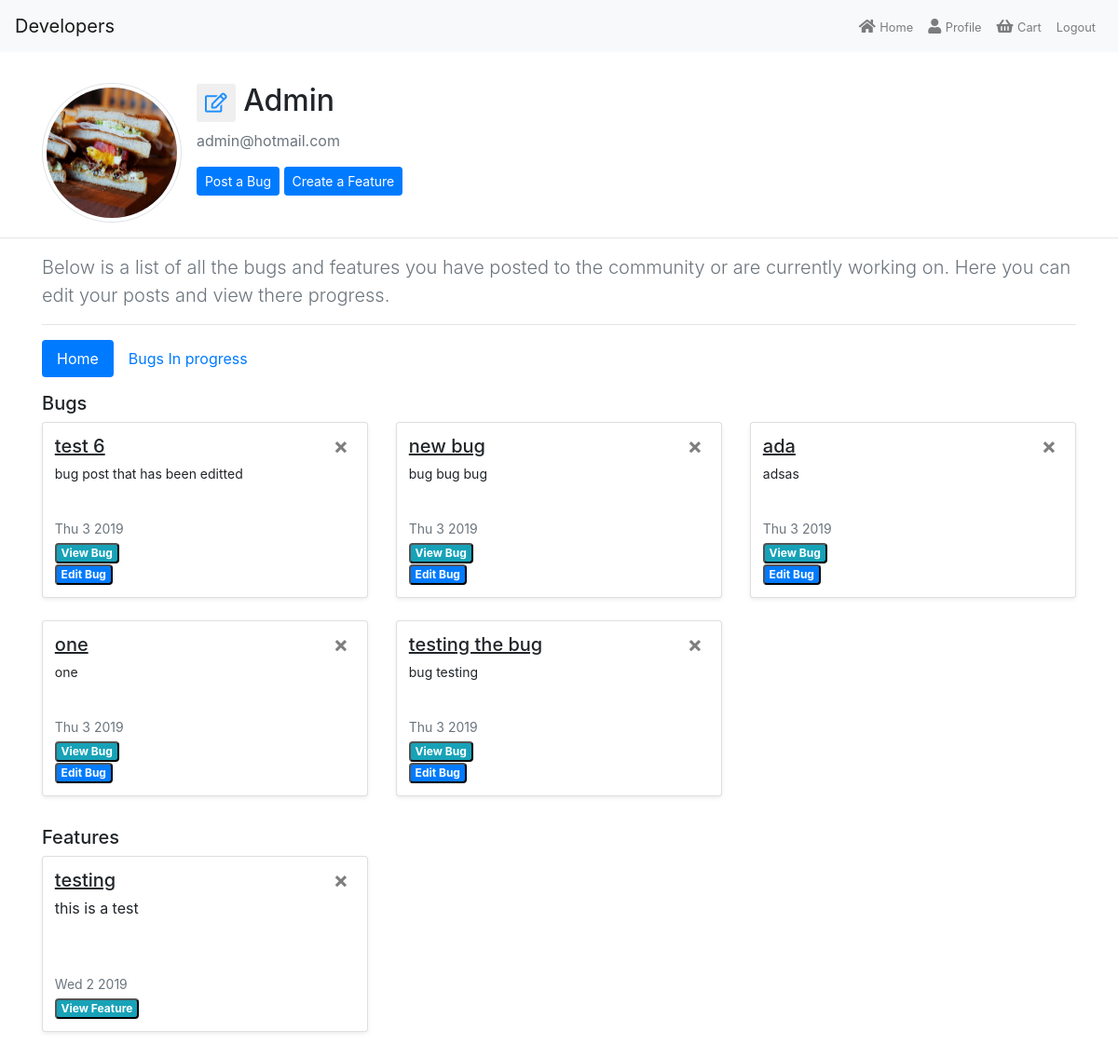
/users/profile/ (signed in), run on an earlier commit of the app's database.
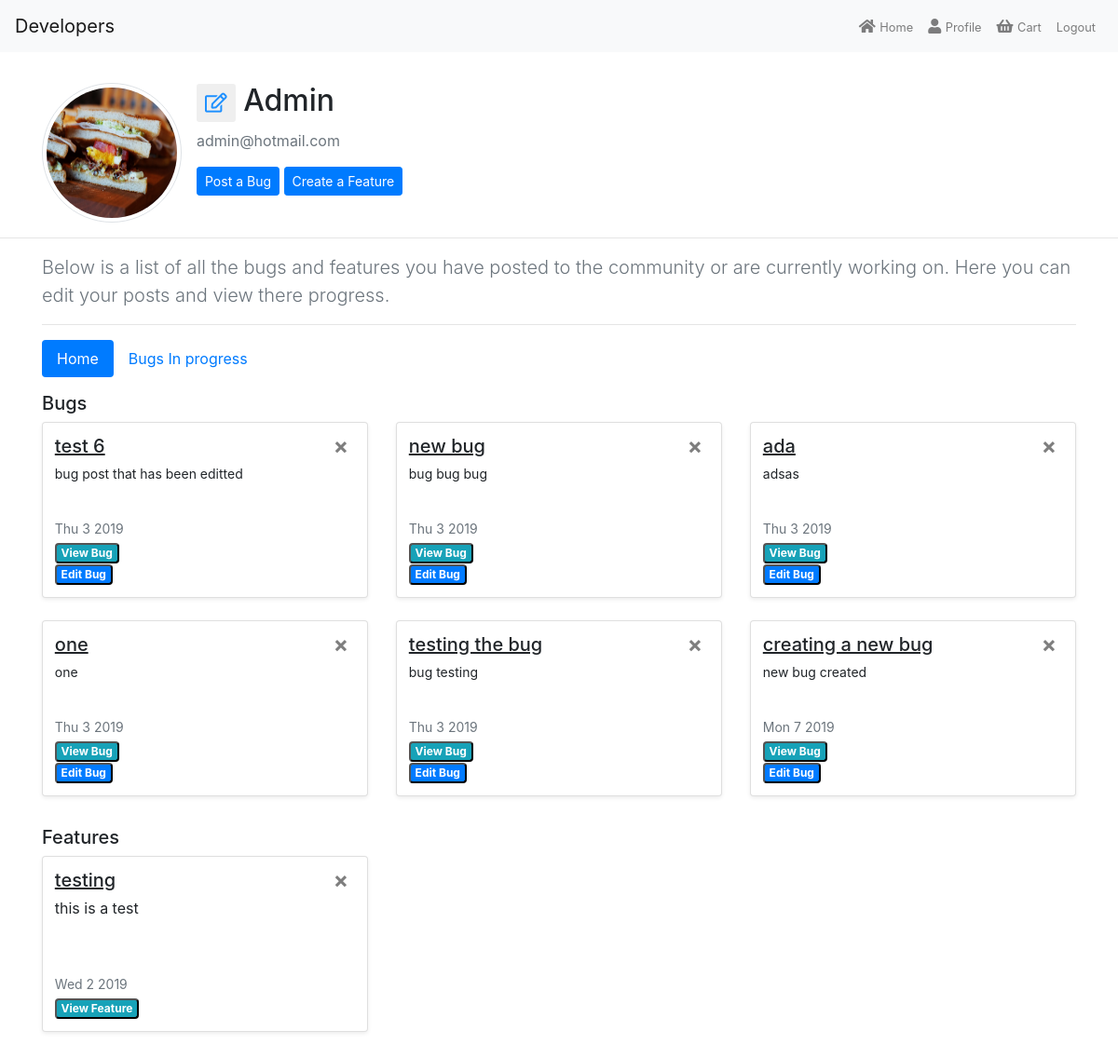
And on a later commit of the database.
### users/models.py (models this page shows, shortened)
class Profile(models.Model):
    user = models.OneToOneField(User, on_delete=models.CASCADE)
    image = models.ImageField(default="default.jpg",
                               upload_to="profile_images")

### bug/models.py (models this page shows, shortened)
class Bug(models.Model):
    app_choices = [
         ("Doing", "Doing"),
         ("Done", "Done")
     ]
    title = models.CharField(max_length=100)
    description = models.TextField()
    created_date = models.DateTimeField(default=timezone.now)
    views = models.IntegerField(default=0)
    upvotes = models.IntegerField(default=0)
    price = models.DecimalField(max_digits=6, decimal_places=2, default=0)
    author = models.ForeignKey(User, on_delete=models.CASCADE)
    assigned = models.CharField(max_length=100, default="")
    status = models.CharField(max_length=10, choices=app_choices, default="Todo")

### feature/models.py (models this page shows, shortened)
class Feature(models.Model):
    title = models.CharField(max_length=100)
    description = models.TextField()
    created_date = models.DateTimeField(default=timezone.now)
    views = models.IntegerField(default=0)
    upvotes = models.IntegerField(default=0)
    price = models.DecimalField(max_digits=6, decimal_places=2, default=1.99)
    author = models.ForeignKey(User, on_delete=models.CASCADE)

### users/views.py (the view)
# urls.py: url(r'profile/', profile, name="profile"),
@login_required
def profile(request):
    if request.method == "POST":
        User_profile = UpdateProfile(request.POST, instance=request.user)
        User_image = UpdateImage(request.POST,
                                  request.FILES,
                                  instance=request.user.profile)
        if User_profile.is_valid() and User_image.is_valid():
            User_image.save()
            User_profile.save()
            messages.success(request, "Your account has been updated!")
            return redirect("profile")
    else:
        User_profile = UpdateProfile(instance=request.user)
        User_image = UpdateImage(instance=request.user.profile)
        ProfileBug = Bug.objects.filter(author=request.user)
        BugsAssigned = Bug.objects.filter(assigned=request.user)
        ProfileFeature = Feature.objects.filter(author=request.user)
    context = {
        "User_profile": User_profile,
        "User_image": User_image,
        "AssignedBug": BugsAssigned,
        "ProfileBug": ProfileBug,
        "ProfileFeature": ProfileFeature,
    }
    return render(request, "profile.html", context)

### users/templates/profile.html (shortened to what this page needs)
{% extends "base.html" %}
{% load crispy_forms_tags %}
{% block content %}
<div class="container">
    <div class="content-section mt-3">
        <div class="media">
            <img class="rounded-circle account-img img-thumbnail mr-3" src="{{ user.profile.image.url }}">
            <div class="media-body">
                <h2 class="account-heading">
                    <button type="button" id="profile-edit" class="btn btn-wa btn-sm"
                        data-toggle="collapse" data-target="#collapseProfile" aria-expanded="false" aria-controls="collapseProfile">
                        <span style="font-size: 1.5em; color: Dodgerblue;">
                            <i class="far fa-edit"></i>
                        </span>
                    </button>
                    {{ user.username|capfirst }}
                </h2>
                <p class="text-secondary">
                    {{ user.email }}
                </p>
                <a class="btn btn-primary btn-sm" href="{% url 'create_bug' %}" role="button">
                    Post a Bug
                </a>
                <a class="btn btn-primary btn-sm" href="{% url 'create_feature' %}">
                    Create a Feature
                </a>
            </div>
        </div>
    </div>
</div>
<hr>
<div class="container">
    <p class="lead text-muted mt-3">
        Below is a list of all the bugs and features you have posted to the community or are currently working on. Here you can edit your posts and view there progress.
    </p>
    <hr>
    <ul class="nav nav-pills mb-3" id="pills-tab" role="tablist">
        <li class="nav-item">
            <a class="nav-link active" id="pills-home-tab" data-toggle="pill" href="#pills-home" role="tab" aria-controls="pills-home" aria-selected="true">Home</a>
        </li>
        <li class="nav-item">
            <a class="nav-link" id="pills-profile-tab" data-toggle="pill" href="#pills-profile" role="tab" aria-controls="pills-profile" aria-selected="false">Bugs In progress</a>
        </li>
    </ul>
    <div class="tab-content" id="pills-tabContent">
        <div class="tab-pane fade show active" id="pills-home" role="tabpanel" aria-labelledby="pills-home-tab">
            <h5>Bugs</h5>
            {% if ProfileBug %}
                <div class="row mb-2">
                    {% for bug in ProfileBug %}
                        <div class="col-md-4">
                            <div class="card flex-md-row mb-4 shadow-sm h-md-250 card-display">
                                <div class="card-body d-flex flex-column align-items-start">
                                    <h5 class="post-title">
                                        {{ bug.title }}
                                    </h5>
                                    <a href="{% url 'delete_bug' bug.id %}">
                                        <button type="button" class="close right-corner" aria-label="Close">
                                            <span aria-hidden="true">
                                                &times;
                                            </span>
                                        </button>
                                    </a>
                                    <p class="card-text mb-auto post-text">
                                        {{ bug.description|truncatechars:65 }}
                                    </p>
                                    <div class="mb-1 text-muted post-date">
                                        {{ bug.created_date| date:"D j Y " }}
                                    </div>
                                    <a href="{% url 'preview_bug' bug.id %}">
                                        <button type="button" class="badge badge-info">
                                            View Bug
                                        </button>
                                    </a>
                                    <a href="{% url 'edit_bug' bug.id %}">
                                        <button type="button" class="badge badge-primary">
                                            Edit Bug
                                        </button>
                                    </a>
                                </div>
                            </div>
                        </div>
                    {% endfor %}
                </div>
            {% endif %}
            {% if ProfileFeature %}
                <h5>Features</h5>
                    <div class="row mb-2">
                        {% for feature in ProfileFeature %}
                            <div class="col-md-4">
                                <div class="card flex-md-row mb-4 shadow-sm h-md-250 card-display">
                                    <div class="card-body d-flex flex-column align-items-start">
                                        <a href="{% url 'delete_feature' feature.id %}">
                                            <button type="button" class="close right-corner" aria-label="Close">
                                                <span aria-hidden="true">
                                                    &times;
                                                </span>
                                            </button>
                                        </a>
                                        <h5 class="post-title">
                                            {{ feature.title }}
                                        </h5>
                                        <p class="card-text mb-auto ppst-text">
                                            {{ feature.description|truncatechars:50 }}
                                        </p>
                                        <div class="mb-1 text-muted post-date">
                                            {{ feature.created_date| date:"D j Y " }}
                                        </div>
                                        <a href="{% url 'preview_feature' feature.id %}">
                                            <button type="button" class="badge badge-info">
                                                View Feature
                                            </button>
                                        </a>
                                    </div>
                                </div>
                            </div>
                        {% endfor %}
                    </div>
            {% endif %}
        </div>
    </div>
</div>
{% endblock %}

### templates/base.html (shortened to what this page needs)
{% load staticfiles %}
<!DOCTYPE html>
<html lang="en">
<head>
    <link rel="stylesheet" href="https://stackpath.bootstrapcdn.com/bootstrap/4.1.3/css/bootstrap.min.css">
    <link rel="stylesheet" href="https://use.fontawesome.com/releases/v5.6.1/css/all.css">
    <link rel="stylesheet" href={% static "css/styles.css" %}>
</head>
<body>
    <header>
        <nav class="navbar navbar-expand-lg navbar-light bg-light mb-3">
            <a class="navbar-brand" href="{% url 'index' %}">Developers</a>
            <div class="collapse navbar-collapse" id="navbarSupportedContent">
                <ul class="navbar-nav ml-auto main-nav">
                {% if user.is_authenticated %}
                    <li class="nav-item">
                        <a class="nav-link" href="{% url 'home' %}">
                            <i class="fa fa-home" aria-hidden="true"></i>
                            <small> Home </small>
                        </a>
                    </li>
                    <li class="nav-item">
                        <a class="nav-link" href="{% url 'profile' %}">
                        <i class="fa fa-user" aria-hidden="true"></i>
                            <small> Profile </small>
                        </a>
                    </li>
                    <li class="nav-item">
                        <a class="nav-link" href="#">
                            <i class="fa fa-shopping-basket" aria-hidden="true"></i>
                            <small> Cart </small>
                        </a>
                    </li>
                    <li class="nav-item">
                         <a class="nav-link" href="{% url 'logout' %}">
                            <small> Logout </small>
                         </a>
                    </li>
                </ul>
                {% endif %}
            </div>
        </nav>
    </header>
    <div class="container">
        <div class="row messages-display">
            <div class="col-md-8">
            </div>
        </div>
    </div>
    {% block content %}
    {% endblock %}
</body>
</html>

### static/css/styles.css (style rules this page uses)
body { padding: 0; margin: 0; }
.account-img { width: 150px !important; height: 150px !important; }
.post-title { text-decoration: underline; }
.post-date { font-size: 14px; }
.post-text { font-size: 14px; }
.card-body { line-height: 20px; padding: .8rem; height: 187px; }
.right-corner { position: absolute; top: 13px; right: 20px; }

What changed in the data, as far as the page shows it:
added Bug: title "creating a new bug", description "new bug created", created_date "Mon 7 2019"
